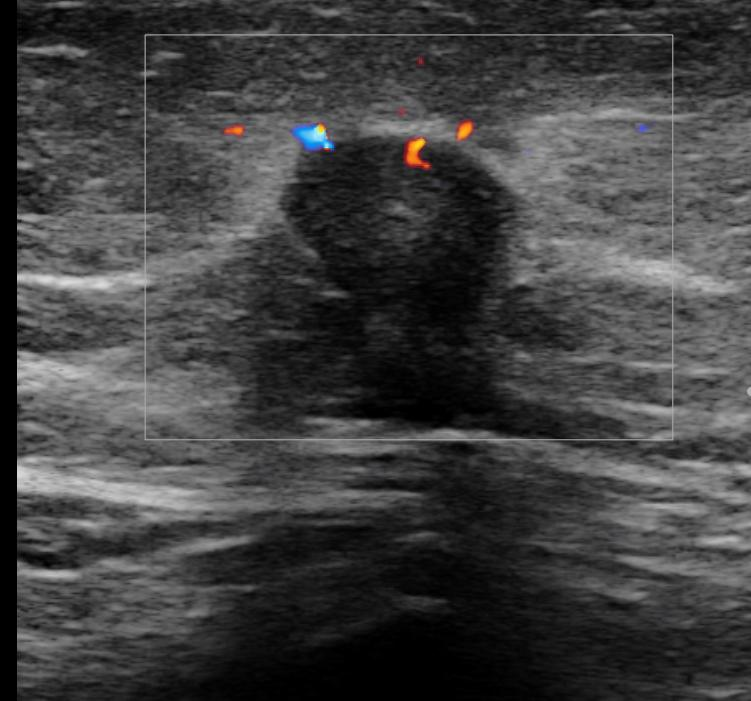
%> input picture img/ori.jpg, 751 x 701 px
$ octave --eval "result = detect_rectangle_mark(imread('../img/ori.jpg'));"   (GNU Octave 9; MATLAB toolbox functions it lacks are replaced by stand-ins)
%> lines starting %> are read from the running program, lines starting %| are printed output that depends on the picture; in (x1, y1, x2, y2) boxes, pixels count from 0 and x2, y2 are one past the last pixel; in counts of white or black regions, pixels touching at a corner belong together; the program's own positions count from 1
function [x,y,aim] = detect_rectangle_mark(img)
%detect_rectangle_mark.m Detect white rectangle mark in medical images
% Detect white rectangle mark in medical images,
%   using morphological opening and Hough transform.
% input: img
% output: x location of the white rectangle mark
%         y location of the white rectangle mark
%       aim img in rectangle
% author        JiangWX, cxt213
% date          2020.Dec.31
% version       0.1.0
% software      MATLAB R2020b with Image Processing Toolbox

% read original image
oripic = img;
%> oripic is the input picture: size 701x751x3 uint8; mean R, G, B 63.9, 63.8, 63.8
%----------------SETTINGS-----------------------%
% parameters could be adjusting
disk_size = 1; % disk size of imopen
min_sub = 40; % threshold of imsubtract
FillGap_value = 100; % params of hough
MinLength_value = 150; % params of hough
%-----------------------------------------------%
% get gray scale images
pic = rgb2gray(oripic);

% morphological operations
background = imopen(pic, strel('disk', disk_size));
sub = imsubtract(pic, background);
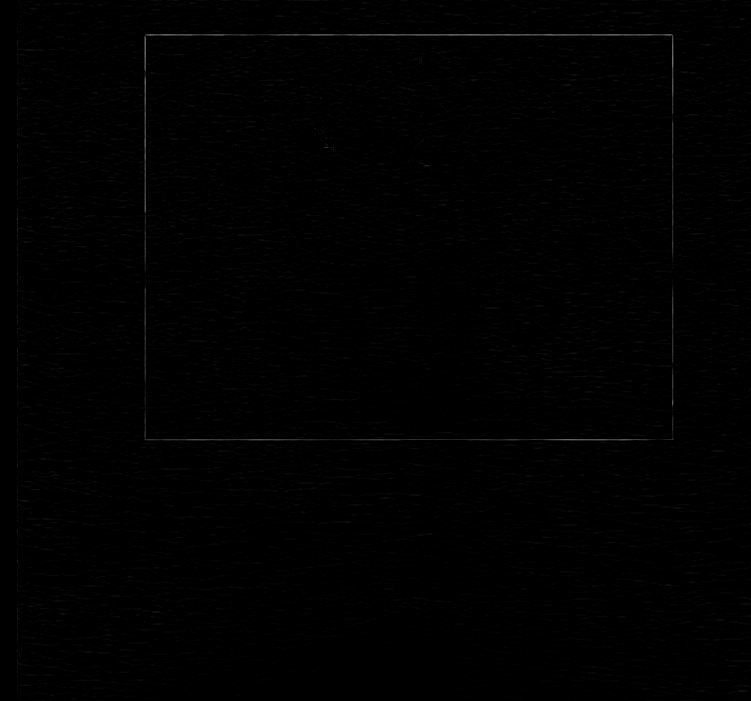
%> sub: size 701x751 uint8; min 0, max 111, mean 1.1
ind = sub >= min_sub;
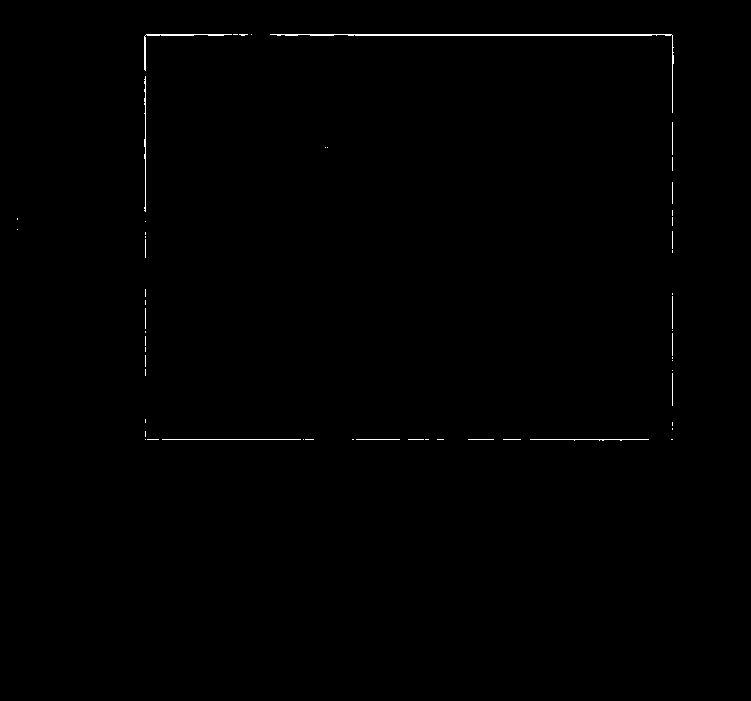
%> ind: size 701x751 logical; 0.37% white in thin lines or dots, all inside (x1, y1, x2, y2) = (17, 34, 674, 441)

% hough transform
[H, T, R]  =  hough(ind);
%> T = 180 values from -90 to 89; R = 2053 values from -1026 to 1026
P  =  houghpeaks(H, 4, 'threshold', ceil(0.2*max(H(:))));
%> P = [993 1; 588 1; 1699 91; 1172 91]
lines  =  houghlines(ind, T, R, P, 'FillGap', FillGap_value, 'MinLength', MinLength_value);
%> lines = 4 lines; point1 to point2 (x, y): (146, 440) to (673, 440), (147, 35) to (672, 35), (673, 36) to (673, 440), (146, 36) to (146, 440)

% obtain locations
to = zeros(length(lines), 2);
from = to;
%> from = [0 0; 0 0; 0 0; 0 0]
for i = 1:length(lines)
    from(i, :) = lines(i).point1;
    to(i, :) = lines(i).point2;
end
%> this loop made 4 passes
%> after the loop, from = [147 35; 146 440; 673 36; 146 36]; to = [672 35; 673 440; 673 440; 146 440]

% get the inner locations of box
x = zeros(1, 2);
y = x;
x(1) = min(from(:, 1))+2;
x(2) = max(from(:, 1))-2;
y(1) = min(from(:, 2))+2;
y(2) = max(to(:, 2))-2;

%check if the aspect ratio of aim is normal
aim_width=x(2)-x(1);
%> aim_width = 523
aim_height=y(2)-y(1);
%> aim_height = 401
aim_r=aim_height/aim_width;
%> aim_r = 0.767
%> (the run ends here)
